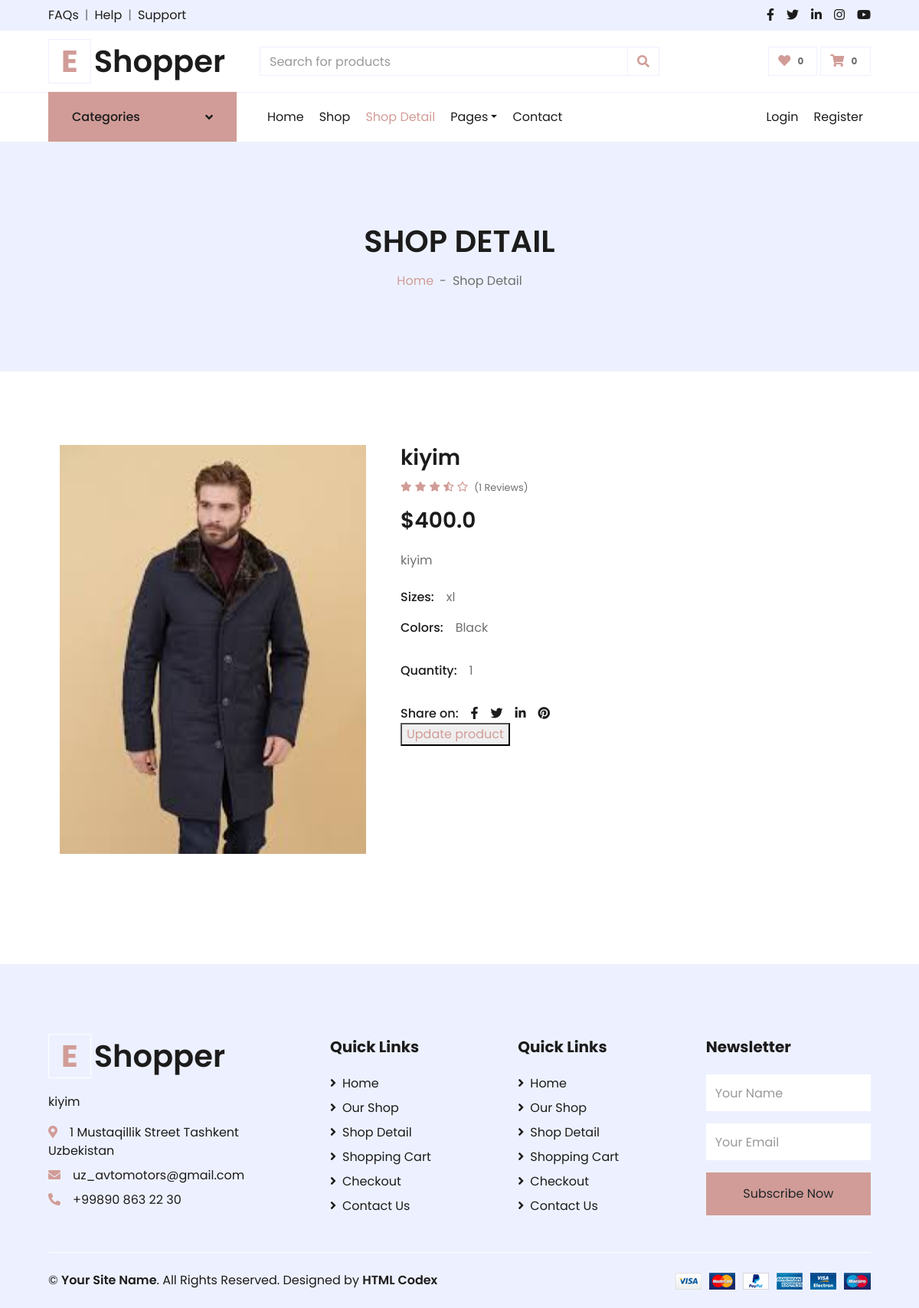
Page /product-details/2 on the committed database.
### app/models.py (models this page shows)
class Product(models.Model):
    class ChoiceSize(models.TextChoices):
        XS = 'xs'
        X = 'x'
        M = 'm'
        L = 'l'
        XL = 'xl'
    class ChoiceColor(models.TextChoices):
        BLACK = 'Black'
        WHITE = 'White'
        RED = 'Red'
        BLUE = 'Blue'
        GREEN = 'Green'
    image = models.ImageField(upload_to='product/')
    title = models.CharField(max_length=155)
    review = models.IntegerField(default=1, null=True, blank=True)
    price = models.FloatField()
    text = models.TextField()
    choice = models.CharField(max_length=55, choices=ChoiceSize.choices, default=ChoiceSize.XL)
    color = models.CharField(max_length=25, choices=ChoiceColor.choices, default=ChoiceColor.WHITE)
    quantity = models.IntegerField(default=1)
    category = models.ForeignKey('app.Category', on_delete=models.CASCADE)

### app/views.py (the view)
# urls.py: path('product-details/<int:product_id>', product_details, name='shop-details'),
def product_details(request, product_id):
    product = Product.objects.filter(id=product_id).first()
    context = {
        'product': product
    }
    return render(request, 'app/product_details.html', context)

### templates/app/product_details.html (shortened to what this page needs)
{% load static %}
<!DOCTYPE html>
<html lang="en">
<head>
    <link href="https://cdnjs.cloudflare.com/ajax/libs/font-awesome/5.10.0/css/all.min.css" rel="stylesheet">
    <link href="owlcarousel/assets/owl.carousel.min.css" rel="stylesheet">
    <link href="{% static 'css/style.css' %}" rel="stylesheet">
</head>
<body>
    <div class="container-fluid">
        <div class="row bg-secondary py-2 px-xl-5">
            <div class="col-lg-6 d-none d-lg-block">
                <div class="d-inline-flex align-items-center">
                    <a class="text-dark" href="">FAQs</a>
                    <span class="text-muted px-2">|</span>
                    <a class="text-dark" href="">Help</a>
                    <span class="text-muted px-2">|</span>
                    <a class="text-dark" href="">Support</a>
                </div>
            </div>
            <div class="col-lg-6 text-center text-lg-right">
                <div class="d-inline-flex align-items-center">
                    <a class="text-dark px-2" href="">
                        <i class="fab fa-facebook-f"></i>
                    </a>
                    <a class="text-dark px-2" href="">
                        <i class="fab fa-twitter"></i>
                    </a>
                    <a class="text-dark px-2" href="">
                        <i class="fab fa-linkedin-in"></i>
                    </a>
                    <a class="text-dark px-2" href="">
                        <i class="fab fa-instagram"></i>
                    </a>
                    <a class="text-dark pl-2" href="">
                        <i class="fab fa-youtube"></i>
                    </a>
                </div>
            </div>
        </div>
        <div class="row align-items-center py-3 px-xl-5">
            <div class="col-lg-3 d-none d-lg-block">
                <a href="" class="text-decoration-none">
                    <h1 class="m-0 display-5 font-weight-semi-bold"><span class="text-primary font-weight-bold border px-3 mr-1">E</span>Shopper</h1>
                </a>
            </div>
            <div class="col-lg-6 col-6 text-left">
                <form action="">
                    <div class="input-group">
                        <input type="text" class="form-control" placeholder="Search for products">
                        <div class="input-group-append">
                            <span class="input-group-text bg-transparent text-primary">
                                <i class="fa fa-search"></i>
                            </span>
                        </div>
                    </div>
                </form>
            </div>
            <div class="col-lg-3 col-6 text-right">
                <a href="" class="btn border">
                    <i class="fas fa-heart text-primary"></i>
                    <span class="badge">0</span>
                </a>
                <a href="" class="btn border">
                    <i class="fas fa-shopping-cart text-primary"></i>
                    <span class="badge">0</span>
                </a>
            </div>
        </div>
    </div>
    <div class="container-fluid">
        <div class="row border-top px-xl-5">
            <div class="col-lg-3 d-none d-lg-block">
                <a class="btn shadow-none d-flex align-items-center justify-content-between bg-primary text-white w-100" data-toggle="collapse" href="#navbar-vertical" style="height: 65px; margin-top: -1px; padding: 0 30px;">
                    <h6 class="m-0">Categories</h6>
                    <i class="fa fa-angle-down text-dark"></i>
                </a>
            </div>
            <div class="col-lg-9">
                <nav class="navbar navbar-expand-lg bg-light navbar-light py-3 py-lg-0 px-0">
                    <div class="collapse navbar-collapse justify-content-between" id="navbarCollapse">
                        <div class="navbar-nav mr-auto py-0">
                            <a href="{% url 'index' %}" class="nav-item nav-link">Home</a>
                            <a href="{% url 'shop' %}" class="nav-item nav-link">Shop</a>
                            <a href="{% url 'shop-details' product.id %}" class="nav-item nav-link active">Shop Detail</a>
                            <div class="nav-item dropdown">
                                <a href="#" class="nav-link dropdown-toggle" data-toggle="dropdown">Pages</a>
                            </div>
                            <a href="{% url 'contact' %}" class="nav-item nav-link">Contact</a>
                        </div>
                        <div class="navbar-nav ml-auto py-0">
                            <a href="" class="nav-item nav-link">Login</a>
                            <a href="" class="nav-item nav-link">Register</a>
                        </div>
                    </div>
                </nav>
            </div>
        </div>
    </div>
    <div class="container-fluid bg-secondary mb-5">
        <div class="d-flex flex-column align-items-center justify-content-center" style="min-height: 300px">
            <h1 class="font-weight-semi-bold text-uppercase mb-3">Shop Detail</h1>
            <div class="d-inline-flex">
                <p class="m-0"><a href="">Home</a></p>
                <p class="m-0 px-2">-</p>
                <p class="m-0">Shop Detail</p>
            </div>
        </div>
    </div>
    <div class="container-fluid py-5">
        <div class="row px-xl-5">
            <div class="col-lg-5 pb-5">
                <div class="col-lg-12">
                    <img class="w-100 h-100" src="{{ product.image.url }}" alt="Image">
                </div>
            </div>
            <div class="col-lg-7 pb-5">
                <h3 class="font-weight-semi-bold">{{ product.title }}</h3>
                <div class="d-flex mb-3">
                    <div class="text-primary mr-2">
                        <small class="fas fa-star"></small>
                        <small class="fas fa-star"></small>
                        <small class="fas fa-star"></small>
                        <small class="fas fa-star-half-alt"></small>
                        <small class="far fa-star"></small>
                    </div>
                    <small class="pt-1">({{ product.review }} Reviews)</small>
                </div>
                <h3 class="font-weight-semi-bold mb-4">${{ product.price }}</h3>
                <p class="mb-4">{{ product.text }}</p>
                <div class="d-flex mb-3">
                    <p class="text-dark font-weight-medium mb-0 mr-3">Sizes:</p>
                    {{ product.choice }}
                </div>
                <div class="d-flex mb-4">
                    <p class="text-dark font-weight-medium mb-0 mr-3">Colors:</p>
                    {{ product.color }}
                </div>
                <div class="d-flex align-items-center mb-4 pt-2">
                    <div class="input-group quantity mr-3" style="width: 130px;">
                        <p class="text-dark font-weight-medium mb-0 mr-3">Quantity:</p>
                        {{ product.quantity }}
                    </div>
                </div>
                <div class="d-flex pt-2">
                    <p class="text-dark font-weight-medium mb-0 mr-2">Share on:</p>
                    <div class="d-inline-flex">
                        <a class="text-dark px-2" href="">
                            <i class="fab fa-facebook-f"></i>
                        </a>
                        <a class="text-dark px-2" href="">
                            <i class="fab fa-twitter"></i>
                        </a>
                        <a class="text-dark px-2" href="">
                            <i class="fab fa-linkedin-in"></i>
                        </a>
                        <a class="text-dark px-2" href="">
                            <i class="fab fa-pinterest"></i>
                        </a>
                    </div>
                </div>
                  <button><a href="{% url 'update-product' product.id %}">Update product</a></button>
            </div>
        </div>
    </div>
    <div class="container-fluid bg-secondary text-dark mt-5 pt-5">
        <div class="row px-xl-5 pt-5">
            <div class="col-lg-4 col-md-12 mb-5 pr-3 pr-xl-5">
                <a href="" class="text-decoration-none">
                    <h1 class="mb-4 display-5 font-weight-semi-bold"><span class="text-primary font-weight-bold border border-white px-3 mr-1">E</span>Shopper</h1>
                </a>
                <p>{{ product.text }}</p>
                <p class="mb-2"><i class="fa fa-map-marker-alt text-primary mr-3"></i>1 Mustaqillik Street Tashkent Uzbekistan</p>
                <p class="mb-2"><i class="fa fa-envelope text-primary mr-3"></i>uz_avtomotors@gmail.com</p>
                <p class="mb-0"><i class="fa fa-phone-alt text-primary mr-3"></i>+99890 863 22 30</p>
            </div>
            <div class="col-lg-8 col-md-12">
                <div class="row">
                    <div class="col-md-4 mb-5">
                        <h5 class="font-weight-bold text-dark mb-4">Quick Links</h5>
                        <div class="d-flex flex-column justify-content-start">
                            <a class="text-dark mb-2" href="{% url 'index' %}"><i class="fa fa-angle-right mr-2"></i>Home</a>
                            <a class="text-dark mb-2" href="{% url 'shop' %}"><i class="fa fa-angle-right mr-2"></i>Our Shop</a>
                            <a class="text-dark mb-2" href="{% url 'shop-details' product.id %}"><i class="fa fa-angle-right mr-2"></i>Shop Detail</a>
                            <a class="text-dark mb-2" href="{% url 'shopping-cart' %}"><i class="fa fa-angle-right mr-2"></i>Shopping Cart</a>
                            <a class="text-dark mb-2" href="{% url 'checkout' %}"><i class="fa fa-angle-right mr-2"></i>Checkout</a>
                            <a class="text-dark" href="{% url 'contact' %}"><i class="fa fa-angle-right mr-2"></i>Contact Us</a>
                        </div>
                    </div>
                    <div class="col-md-4 mb-5">
                        <h5 class="font-weight-bold text-dark mb-4">Quick Links</h5>
                        <div class="d-flex flex-column justify-content-start">
                            <a class="text-dark mb-2" href="{% url 'index' %}"><i class="fa fa-angle-right mr-2"></i>Home</a>
                            <a class="text-dark mb-2" href="{% url 'shop' %}"><i class="fa fa-angle-right mr-2"></i>Our Shop</a>
                            <a class="text-dark mb-2" href="{% url 'shop-details' product.id %}"><i class="fa fa-angle-right mr-2"></i>Shop Detail</a>
                            <a class="text-dark mb-2" href="{% url 'shopping-cart' %}"><i class="fa fa-angle-right mr-2"></i>Shopping Cart</a>
                            <a class="text-dark mb-2" href="{% url 'checkout' %}"><i class="fa fa-angle-right mr-2"></i>Checkout</a>
                            <a class="text-dark" href="{% url 'contact' %}"><i class="fa fa-angle-right mr-2"></i>Contact Us</a>
                        </div>
                    </div>
                    <div class="col-md-4 mb-5">
                        <h5 class="font-weight-bold text-dark mb-4">Newsletter</h5>
                        <form action="">
                            <div class="form-group">
                                <input type="text" class="form-control border-0 py-4" placeholder="Your Name" required="required" />
                            </div>
                            <div class="form-group">
                                <input type="email" class="form-control border-0 py-4" placeholder="Your Email"
                                    required="required" />
                            </div>
                            <div>
                                <button class="btn btn-primary btn-block border-0 py-3" type="submit">Subscribe Now</button>
                            </div>
                        </form>
                    </div>
                </div>
            </div>
        </div>
        <div class="row border-top border-light mx-xl-5 py-4">
            <div class="col-md-6 px-xl-0">
                <p class="mb-md-0 text-center text-md-left text-dark">
                    &copy; <a class="text-dark font-weight-semi-bold" href="#">Your Site Name</a>. All Rights Reserved. Designed
                    by
                    <a class="text-dark font-weight-semi-bold" href="https://htmlcodex.com">HTML Codex</a>
                </p>
            </div>
            <div class="col-md-6 px-xl-0 text-center text-md-right">
                <img class="img-fluid" src="{% static 'img/payments.png' %}" alt="">
            </div>
        </div>
    </div>
</body>
</html>

### rows in the picture
Product: image (picture), title "kiyim", review "1", price "400.0", text "kiyim", choice "xl", color "Black", quantity "1"
